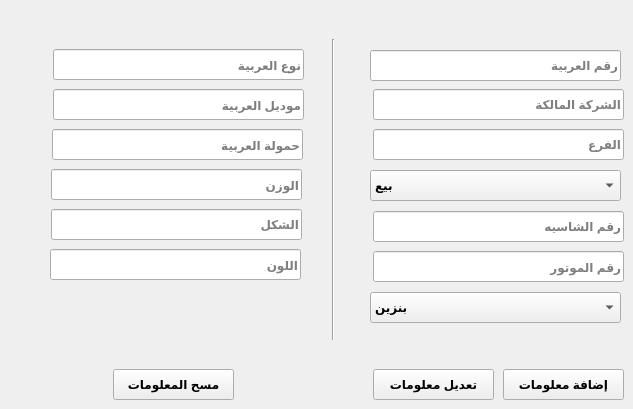
   <widget class="QWidget" name="tab">
    <attribute name="title">
     <string>العربيات</string>
    </attribute>
    <widget class="QLineEdit" name="txt_Car_Car_Number">
     <property name="geometry">
      <rect>
       <x>370</x>
       <y>50</y>
       <width>251</width>
       <height>31</height>
      </rect>
     </property>
     <property name="font">
      <font>
       <weight>75</weight>
       <bold>true</bold>
      </font>
     </property>
     <property name="layoutDirection">
      <enum>Qt::RightToLeft</enum>
     </property>
     <property name="placeholderText">
      <string>رقم العربية</string>
     </property>
    </widget>
    <widget class="QLineEdit" name="txt_Car_Shaceh_Number">
     <property name="geometry">
      <rect>
       <x>373</x>
       <y>211</y>
       <width>251</width>
       <height>31</height>
      </rect>
     </property>
     <property name="font">
      <font>
       <weight>75</weight>
       <bold>true</bold>
      </font>
     </property>
     <property name="placeholderText">
      <string>رقم الشاسيه</string>
     </property>
    </widget>
    <widget class="QLineEdit" name="txt_Car_Motor_Number">
     <property name="geometry">
      <rect>
       <x>373</x>
       <y>251</y>
       <width>251</width>
       <height>31</height>
      </rect>
     </property>
     <property name="font">
      <font>
       <weight>75</weight>
       <bold>true</bold>
      </font>
     </property>
     <property name="placeholderText">
      <string>رقم الموتور</string>
     </property>
    </widget>
    <widget class="QLineEdit" name="txt_Car_Owner_Company">
     <property name="geometry">
      <rect>
       <x>373</x>
       <y>89</y>
       <width>251</width>
       <height>31</height>
      </rect>
     </property>
     <property name="font">
      <font>
       <weight>75</weight>
       <bold>true</bold>
      </font>
     </property>
     <property name="placeholderText">
      <string>الشركة المالكة</string>
     </property>
    </widget>
    <widget class="QLineEdit" name="txt_Car_Branch">
     <property name="geometry">
      <rect>
       <x>373</x>
       <y>129</y>
       <width>251</width>
       <height>31</height>
      </rect>
     </property>
     <property name="font">
      <font>
       <weight>75</weight>
       <bold>true</bold>
      </font>
     </property>
     <property name="placeholderText">
      <string>الفرع</string>
     </property>
    </widget>
    <widget class="QLineEdit" name="txt_Car_Car_Load">
     <property name="geometry">
      <rect>
       <x>52</x>
       <y>129</y>
       <width>251</width>
       <height>31</height>
      </rect>
     </property>
     <property name="font">
      <font>
       <weight>75</weight>
       <bold>true</bold>
      </font>
     </property>
     <property name="placeholderText">
      <string>حمولة العربية</string>
     </property>
    </widget>
    <widget class="QLineEdit" name="txt_Car_Car_Wieght">
     <property name="geometry">
      <rect>
       <x>51</x>
       <y>169</y>
       <width>251</width>
       <height>31</height>
      </rect>
     </property>
     <property name="font">
      <font>
       <weight>75</weight>
       <bold>true</bold>
      </font>
     </property>
     <property name="placeholderText">
      <string>الوزن</string>
     </property>
    </widget>
    <widget class="QLineEdit" name="txt_Car_Car_Shape">
     <property name="geometry">
      <rect>
       <x>51</x>
       <y>209</y>
       <width>251</width>
       <height>31</height>
      </rect>
     </property>
     <property name="font">
      <font>
       <weight>75</weight>
       <bold>true</bold>
      </font>
     </property>
     <property name="placeholderText">
      <string>الشكل</string>
     </property>
    </widget>
    <widget class="QLineEdit" name="txt_Car_Car_Type">
     <property name="geometry">
      <rect>
       <x>53</x>
       <y>49</y>
       <width>251</width>
       <height>31</height>
      </rect>
     </property>
     <property name="font">
      <font>
       <weight>75</weight>
       <bold>true</bold>
      </font>
     </property>
     <property name="placeholderText">
      <string>نوع العربية</string>
     </property>
    </widget>
    <widget class="QLineEdit" name="txt_Car_Car_Model">
     <property name="geometry">
      <rect>
       <x>53</x>
       <y>89</y>
       <width>251</width>
       <height>31</height>
      </rect>
     </property>
     <property name="font">
      <font>
       <weight>75</weight>
       <bold>true</bold>
      </font>
     </property>
     <property name="placeholderText">
      <string>موديل العربية</string>
     </property>
    </widget>
    <widget class="QLineEdit" name="txt_Car_Car_Color">
     <property name="geometry">
      <rect>
       <x>50</x>
       <y>249</y>
       <width>251</width>
       <height>31</height>
      </rect>
     </property>
     <property name="font">
      <font>
       <weight>75</weight>
       <bold>true</bold>
      </font>
     </property>
     <property name="placeholderText">
      <string>اللون</string>
     </property>
    </widget>
    <widget class="QPushButton" name="btn_Add_Car_Info">
     <property name="geometry">
      <rect>
       <x>503</x>
       <y>369</y>
       <width>121</width>
       <height>31</height>
      </rect>
     </property>
     <property name="font">
      <font>
       <weight>75</weight>
       <bold>true</bold>
      </font>
     </property>
     <property name="text">
      <string>إضافة معلومات</string>
     </property>
    </widget>
    <widget class="Line" name="line">
     <property name="geometry">
      <rect>
       <x>325</x>
       <y>39</y>
       <width>16</width>
       <height>301</height>
      </rect>
     </property>
     <property name="orientation">
      <enum>Qt::Vertical</enum>
     </property>
    </widget>
    <widget class="QPushButton" name="btn_Update_Car_Info">
     <property name="geometry">
      <rect>
       <x>373</x>
       <y>369</y>
       <width>121</width>
       <height>31</height>
      </rect>
     </property>
     <property name="font">
      <font>
       <weight>75</weight>
       <bold>true</bold>
      </font>
     </property>
     <property name="text">
      <string>تعديل معلومات</string>
     </property>
    </widget>
    <widget class="QPushButton" name="btn_Delete_Car_Info">
     <property name="geometry">
      <rect>
       <x>113</x>
       <y>369</y>
       <width>121</width>
       <height>31</height>
      </rect>
     </property>
     <property name="font">
      <font>
       <weight>75</weight>
       <bold>true</bold>
      </font>
     </property>
     <property name="text">
      <string>مسح المعلومات</string>
     </property>
    </widget>
    <widget class="QComboBox" name="cbo_Car_Service_Mode">
     <property name="geometry">
      <rect>
       <x>370</x>
       <y>170</y>
       <width>251</width>
       <height>31</height>
      </rect>
     </property>
     <property name="font">
      <font>
       <weight>75</weight>
       <bold>true</bold>
      </font>
     </property>
     <property name="toolTip">
      <string>نوع الخدمة</string>
     </property>
     <item>
      <property name="text">
       <string>بيع</string>
      </property>
     </item>
     <item>
      <property name="text">
       <string>ملاكي</string>
      </property>
     </item>
     <item>
      <property name="text">
       <string>خدمة مصنع</string>
      </property>
     </item>
    </widget>
    <widget class="QComboBox" name="cbo_Car_Fuel_Type">
     <property name="geometry">
      <rect>
       <x>370</x>
       <y>292</y>
       <width>251</width>
       <height>31</height>
      </rect>
     </property>
     <property name="font">
      <font>
       <weight>75</weight>
       <bold>true</bold>
      </font>
     </property>
     <property name="toolTip">
      <string>نوع الوقود</string>
     </property>
     <item>
      <property name="text">
       <string>بنزين</string>
      </property>
     </item>
     <item>
      <property name="text">
       <string>سولار</string>
      </property>
     </item>
    </widget>
   </widget>
